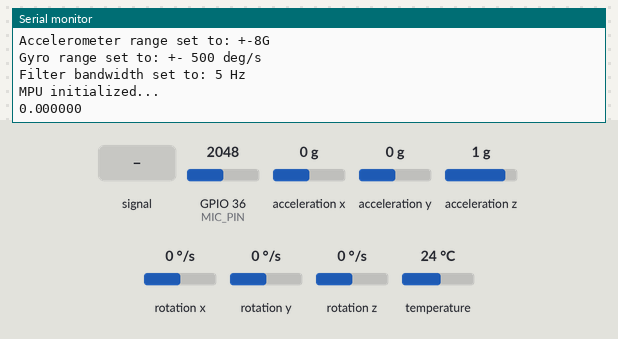
This sketch was run on a simulated ESP32. Shown: the last lines printed to the serial monitor. Inputs (shaded band) come from the test bench; at power-on: GPIO 36 (MIC_PIN) = 2048, acceleration x 0 g, acceleration y 0 g, acceleration z 1 g, rotation x 0 °/s, rotation y 0 °/s, rotation z 0 °/s, temperature 24 °C. Random numbers use the default seed unless the sketch sets one; nothing arrives over Bluetooth unless stated; a phone connects over Bluetooth LE 3 s after start.

Above: at 1.7 s.
1.8 s: GPIO 36 (MIC_PIN) fed a 200 Hz sine of ±327 counts around its level
At 2.8 s:
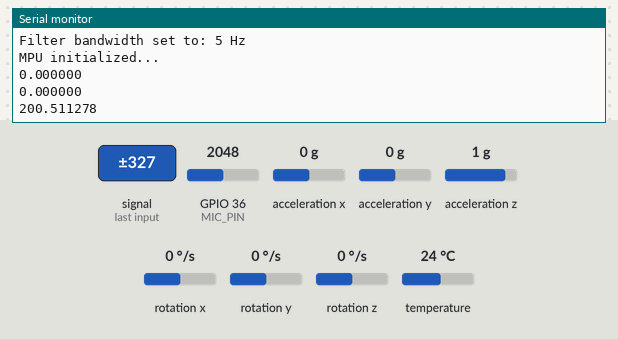
3.3 s: GPIO 36 (MIC_PIN) set to 2866
At 4.5 s:
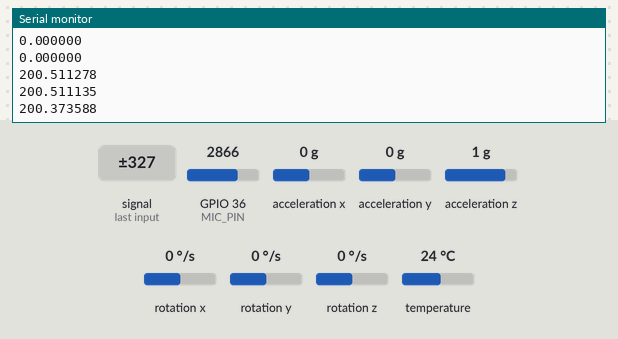
4.8 s: GPIO 36 (MIC_PIN) fed a 1000 Hz sine of ±1023 counts around its level
At 6.9 s:
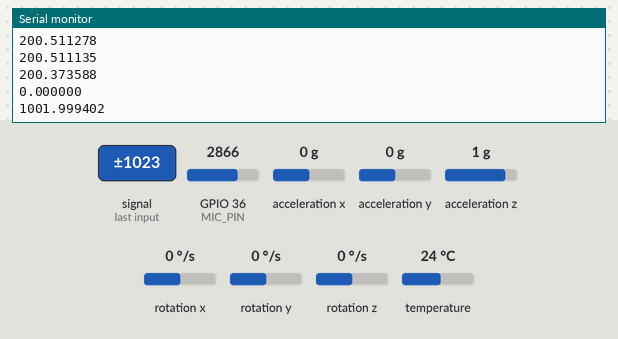
Timing chart, 0 to 8.4 s (numbered marks = the images above; inputs shaded):
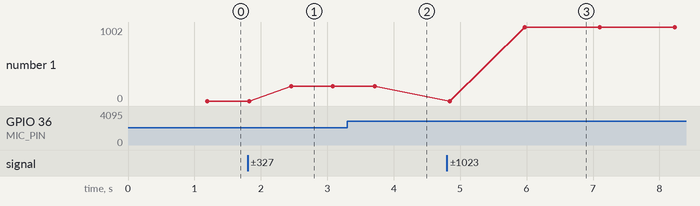

Measured:
- after the input at 1.8 s, the serial monitor: prints a new line after 0.65 s (image 1)
- after the input at 3.3 s, the serial monitor: prints a new line after 0.41 s (image 2)
- after the input at 4.8 s, the serial monitor: prints a new line after 1.2 s (image 3)
- plotted number 1: 0 → 200.51 after the input at 1.8 s, 200.51 → 200.37 after the input at 3.3 s, 200.37 → 1002 after the input at 4.8 s

The sketch:

motoresp32.ino
```cpp
#include <BLEDevice.h>
#include <BLEServer.h>
#include <BLEUtils.h>

#include <Adafruit_MPU6050.h>
#include <Adafruit_Sensor.h>

#include <Wire.h>

#include <arduinoFFT.h>

arduinoFFT FFT = arduinoFFT(); /* Create FFT object */

#define SCL_INDEX     0x00
#define SCL_TIME      0x01
#define SCL_FREQUENCY 0x02
#define SCL_PLOT      0x03

const uint16_t BLOCK_SIZE = 4096;

double signalFrequency    = 266;
double samplingFrequency  = 5000;

/*
These are the input and output vectors
Input vectors receive computed results from FFT
*/
double vReal[BLOCK_SIZE];
double vImag[BLOCK_SIZE];


#define REAR_SUSPENSION_PIN  3
#define FRONT_SUSPENSION_PIN 4
#define REAR_TEMPERATURE_PIN 5
#define MIC_PIN A0

// https://iotassistant.io/esp32/smart-door-bell-noise-meter-using-fft-esp32/
// https://github.com/squix78/esp32-mic-fft/blob/master/esp32-mic-fft.ino

BLEServer* pServer                 = NULL;
BLECharacteristic* pCharacteristic = NULL;

BLECharacteristic* pPitchCharacteristic     = NULL;
BLECharacteristic* pRollCharacteristic      = NULL;
BLECharacteristic* pSuspFrontCharacteristic = NULL;
BLECharacteristic* pSuspRearCharacteristic  = NULL;
BLECharacteristic* pTempRearCharacteristic  = NULL;
BLECharacteristic* pTempExtCharacteristic   = NULL;
BLECharacteristic* pRpmCharacteristic       = NULL;

bool deviceConnected       = false;
bool oldDeviceConnected    = false;

uint32_t pitch_value       = 0;
uint32_t roll_value        = 0;
uint32_t susp_front_value  = 0;
uint32_t susp_rear_value   = 0;
uint32_t temp_ext_value    = 0;
uint32_t temp_rear_value   = 0;
uint32_t rpm_value         = 0;

uint32_t pitch = 0;
uint32_t roll = 0;
uint32_t susp_front = 0;
uint32_t susp_rear = 0;
uint32_t temp_ext = 0;
uint32_t temp_rear = 0;
uint32_t rpm = 0;


// See the following for generating UUIDs:
// https://www.uuidgenerator.net/

#define SERVICE_UUID        "4fafc201-1fb5-459e-8fcc-c5c9c331914b"

#define CHARACTERISTIC_UUID "beb5483e-36e1-4688-b7f5-ea07361b26a8"

#define PITCH_CHARACTERISTIC_UUID      "beb5483e-36e1-4688-b7f5-ea07361b26a0"
#define ROLL_CHARACTERISTIC_UUID       "beb5483e-36e1-4688-b7f5-ea07361b26a1"
#define SUSP_FRONT_CHARACTERISTIC_UUID "beb5483e-36e1-4688-b7f5-ea07361b26a2"
#define SUSP_REAR_CHARACTERISTIC_UUID  "beb5483e-36e1-4688-b7f5-ea07361b26a3"
#define TEMP_REAR_CHARACTERISTIC_UUID  "beb5483e-36e1-4688-b7f5-ea07361b26a4"
#define TEMP_FRONT_CHARACTERISTIC_UUID "beb5483e-36e1-4688-b7f5-ea07361b26a5"
#define TEMP_EXT_CHARACTERISTIC_UUID   "beb5483e-36e1-4688-b7f5-ea07361b26a6"
#define RPM_CHARACTERISTIC_UUID        "beb5483e-36e1-4688-b7f5-ea07361b26a7"


Adafruit_MPU6050 mpu;


class MyServerCallbacks: public BLEServerCallbacks {
    void onConnect(BLEServer* pServer) {
      deviceConnected = true;
    };

    void onDisconnect(BLEServer* pServer) {
      deviceConnected = false;
    }
};


void setup() {
  Serial.begin(115200);

  // Create the BLE Device
  BLEDevice::init("GionjiSP32");

  randomSeed(42);

  samplingFrequency = calculateAdcSampligRate();

  // Create the BLE Server
  pServer = BLEDevice::createServer();
  pServer->setCallbacks(new MyServerCallbacks());

  // Create the BLE Service
  BLEService *pService = pServer->createService(SERVICE_UUID);

  // Create a BLE Characteristic
  pPitchCharacteristic = pService->createCharacteristic(
                      PITCH_CHARACTERISTIC_UUID,
                      BLECharacteristic::PROPERTY_READ   |
                      BLECharacteristic::PROPERTY_WRITE  |
                      BLECharacteristic::PROPERTY_NOTIFY |
                      BLECharacteristic::PROPERTY_INDICATE
                    );

  // Create a BLE Characteristic
  pRollCharacteristic = pService->createCharacteristic(
                      ROLL_CHARACTERISTIC_UUID,
                      BLECharacteristic::PROPERTY_READ   |
                      BLECharacteristic::PROPERTY_WRITE  |
                      BLECharacteristic::PROPERTY_NOTIFY |
                      BLECharacteristic::PROPERTY_INDICATE
                    );

  // Create a BLE Characteristic
  pSuspFrontCharacteristic = pService->createCharacteristic(
                      SUSP_FRONT_CHARACTERISTIC_UUID,
                      BLECharacteristic::PROPERTY_READ   |
                      BLECharacteristic::PROPERTY_WRITE  |
                      BLECharacteristic::PROPERTY_NOTIFY |
                      BLECharacteristic::PROPERTY_INDICATE
                    );

  // Create a BLE Characteristic
  pSuspRearCharacteristic = pService->createCharacteristic(
                      SUSP_REAR_CHARACTERISTIC_UUID,
                      BLECharacteristic::PROPERTY_READ   |
                      BLECharacteristic::PROPERTY_WRITE  |
                      BLECharacteristic::PROPERTY_NOTIFY |
                      BLECharacteristic::PROPERTY_INDICATE
                    );

  // Create a BLE Characteristic
  pTempRearCharacteristic = pService->createCharacteristic(
                      TEMP_REAR_CHARACTERISTIC_UUID,
                      BLECharacteristic::PROPERTY_READ   |
                      BLECharacteristic::PROPERTY_WRITE  |
                      BLECharacteristic::PROPERTY_NOTIFY |
                      BLECharacteristic::PROPERTY_INDICATE
                    );

  // Create a BLE Characteristic
  pTempExtCharacteristic = pService->createCharacteristic(
                      TEMP_EXT_CHARACTERISTIC_UUID,
                      BLECharacteristic::PROPERTY_READ   |
                      BLECharacteristic::PROPERTY_WRITE  |
                      BLECharacteristic::PROPERTY_NOTIFY |
                      BLECharacteristic::PROPERTY_INDICATE
                    );

  // Create a BLE Characteristic
  pRpmCharacteristic = pService->createCharacteristic(
                      RPM_CHARACTERISTIC_UUID,
                      BLECharacteristic::PROPERTY_READ   |
                      BLECharacteristic::PROPERTY_WRITE  |
                      BLECharacteristic::PROPERTY_NOTIFY |
                      BLECharacteristic::PROPERTY_INDICATE
                    );


  // Start the service
  pService->start();

  // Start advertising
  BLEAdvertising *pAdvertising = BLEDevice::getAdvertising();
  pAdvertising->addServiceUUID(SERVICE_UUID);
  pAdvertising->setScanResponse(false);
  pAdvertising->setMinPreferred(0x0);  // set value to 0x00 to not advertise this parameter
  BLEDevice::startAdvertising();
  Serial.println("Waiting a client connection to notify...");

  // mpu init
  mpu_init();
  Serial.println("MPU initialized...");
}


void loop() {
    /* Get new sensor events with the readings */
    pitch      = get_pitch();
    roll       = get_roll();
    susp_front = get_susp_front();
    susp_rear  = get_susp_rear();
    temp_ext   = get_temp_ext();
    temp_rear  = get_temp_rear();
    rpm        = get_rpm();

    // notify changed value
    if (deviceConnected) {
        pPitchCharacteristic->setValue((uint8_t*)&pitch_value, pitch);
        pRollCharacteristic->setValue((uint8_t*)&roll_value, roll);
        pSuspFrontCharacteristic->setValue((uint8_t*)&susp_front_value, susp_front);
        pSuspRearCharacteristic->setValue((uint8_t*)&susp_rear_value, susp_rear);
        pTempExtCharacteristic->setValue((uint8_t*)&temp_ext_value, temp_ext);
        pTempRearCharacteristic->setValue((uint8_t*)&temp_rear_value, temp_rear);
        pRpmCharacteristic->setValue((uint8_t*)&rpm_value, rpm);

        pPitchCharacteristic->notify();
        pRollCharacteristic->notify();
        pSuspFrontCharacteristic->notify();
        pSuspRearCharacteristic->notify();
        pTempExtCharacteristic->notify();
        pTempRearCharacteristic->notify();
        pRpmCharacteristic->notify();
        delay(500);
    }

    // disconnecting
    if (!deviceConnected && oldDeviceConnected) {
        delay(500); // give the bluetooth stack the chance to get things ready
        pServer->startAdvertising(); // restart advertising
        Serial.println("start advertising");
        oldDeviceConnected = deviceConnected;
    }

    // connecting
    if (deviceConnected && !oldDeviceConnected) {
        // do stuff here on connecting
        oldDeviceConnected = deviceConnected;
    }
}

int calculateAdcSampligRate(){
  long firstStamp = millis();

  for(int i=0; i<BLOCK_SIZE; i++){
    vReal[ i ] = analogRead(A0);
    vImag[ i ] = 0;
    }
  long secondStamp = millis();
  long elapsedTime = secondStamp - firstStamp;

  samplingFrequency = ((float)BLOCK_SIZE / (float)elapsedTime) * 1000;

  return samplingFrequency;
  }


int get_rpm(){

  // read audio
  long firstStamp = millis();

  for(int i=0; i<BLOCK_SIZE; i++){
    vReal[ i ] = analogRead(A0);
    vImag[ i ] = 0.0;
    }

  long secondStamp = millis();
  long elapsedTime = secondStamp - firstStamp;

  // fft
  FFT.Windowing(vReal, BLOCK_SIZE, FFT_WIN_TYP_HAMMING, FFT_FORWARD);
  FFT.Compute(vReal, vImag, BLOCK_SIZE, FFT_FORWARD);
  FFT.ComplexToMagnitude(vReal, vImag, BLOCK_SIZE);

  // ectract peaks
  double peak = FFT.MajorPeak(vReal, BLOCK_SIZE, samplingFrequency);
  Serial.println(peak, 6);

  return (int) peak;
}

int get_roll(){
  sensors_event_t a, g, temp;
  mpu.getEvent(&a, &g, &temp);

  int roll  = functionsPitchRoll(a.acceleration.x, a.acceleration.y, a.acceleration.z);

  return roll;
  }

int get_pitch(){
  sensors_event_t a, g, temp;
  mpu.getEvent(&a, &g, &temp);

  int pitch = functionsPitchRoll(a.acceleration.y, a.acceleration.x, a.acceleration.z);  //Calcolo angolo Pitch

  return roll;
  }

int get_temp_ext(){
  sensors_event_t a, g, temp;
  mpu.getEvent(&a, &g, &temp);

  return temp.temperature;
  }


int get_temp_rear(){
  return (int) random(0,255);
  }

int get_susp_rear(){
  return (int) random(0,255);
  }

int get_susp_front(){
  return (int) random(0,255);
  }


int getDistance(int pingPin){
  // defines variables
  long duration;
  int distance;

  digitalWrite(pingPin, LOW);
  delayMicroseconds(2);

  pinMode(pingPin, OUTPUT);
  digitalWrite(pingPin, HIGH);
  delayMicroseconds(10);
  digitalWrite(pingPin, LOW);

  pinMode(pingPin, INPUT);
  duration = pulseIn(pingPin, HIGH);

  // Calculating the distance
  distance = duration*0.034/2;

  return distance;
  }


//Funzione per il calcolo degli angoli Pitch e Roll
double functionsPitchRoll(double A, double B, double C) {
  double DatoA, DatoB, Value;
  DatoA = A;
  DatoB = (B * B) + (C * C);
  DatoB = sqrt(DatoB);

  Value = atan2(DatoA, DatoB);
  Value = Value * 180 / 3.14;

  return (int)Value;
}


void mpu_init(){

  // Try to initialize MPU6050!
  while (!mpu.begin()) {
    Serial.println("Failed to find MPU6050 chip");
    delay(1000);
  }
  Serial.println("MPU6050 Found!");

  mpu.setAccelerometerRange(MPU6050_RANGE_8_G);
  Serial.print("Accelerometer range set to: ");
  switch (mpu.getAccelerometerRange()) {
  case MPU6050_RANGE_2_G:
    Serial.println("+-2G");
    break;
  case MPU6050_RANGE_4_G:
    Serial.println("+-4G");
    break;
  case MPU6050_RANGE_8_G:
    Serial.println("+-8G");
    break;
  case MPU6050_RANGE_16_G:
    Serial.println("+-16G");
    break;
  }
  mpu.setGyroRange(MPU6050_RANGE_500_DEG);
  Serial.print("Gyro range set to: ");
  switch (mpu.getGyroRange()) {
  case MPU6050_RANGE_250_DEG:
    Serial.println("+- 250 deg/s");
    break;
  case MPU6050_RANGE_500_DEG:
    Serial.println("+- 500 deg/s");
    break;
  case MPU6050_RANGE_1000_DEG:
    Serial.println("+- 1000 deg/s");
    break;
  case MPU6050_RANGE_2000_DEG:
    Serial.println("+- 2000 deg/s");
    break;
  }

  mpu.setFilterBandwidth(MPU6050_BAND_5_HZ);
  Serial.print("Filter bandwidth set to: ");
  switch (mpu.getFilterBandwidth()) {
  case MPU6050_BAND_260_HZ:
    Serial.println("260 Hz");
    break;
  case MPU6050_BAND_184_HZ:
    Serial.println("184 Hz");
    break;
  case MPU6050_BAND_94_HZ:
    Serial.println("94 Hz");
    break;
  case MPU6050_BAND_44_HZ:
    Serial.println("44 Hz");
    break;
  case MPU6050_BAND_21_HZ:
    Serial.println("21 Hz");
    break;
  case MPU6050_BAND_10_HZ:
    Serial.println("10 Hz");
    break;
  case MPU6050_BAND_5_HZ:
    Serial.println("5 Hz");
    break;
  }

  delay(100);
  Serial.println("");

}
```
